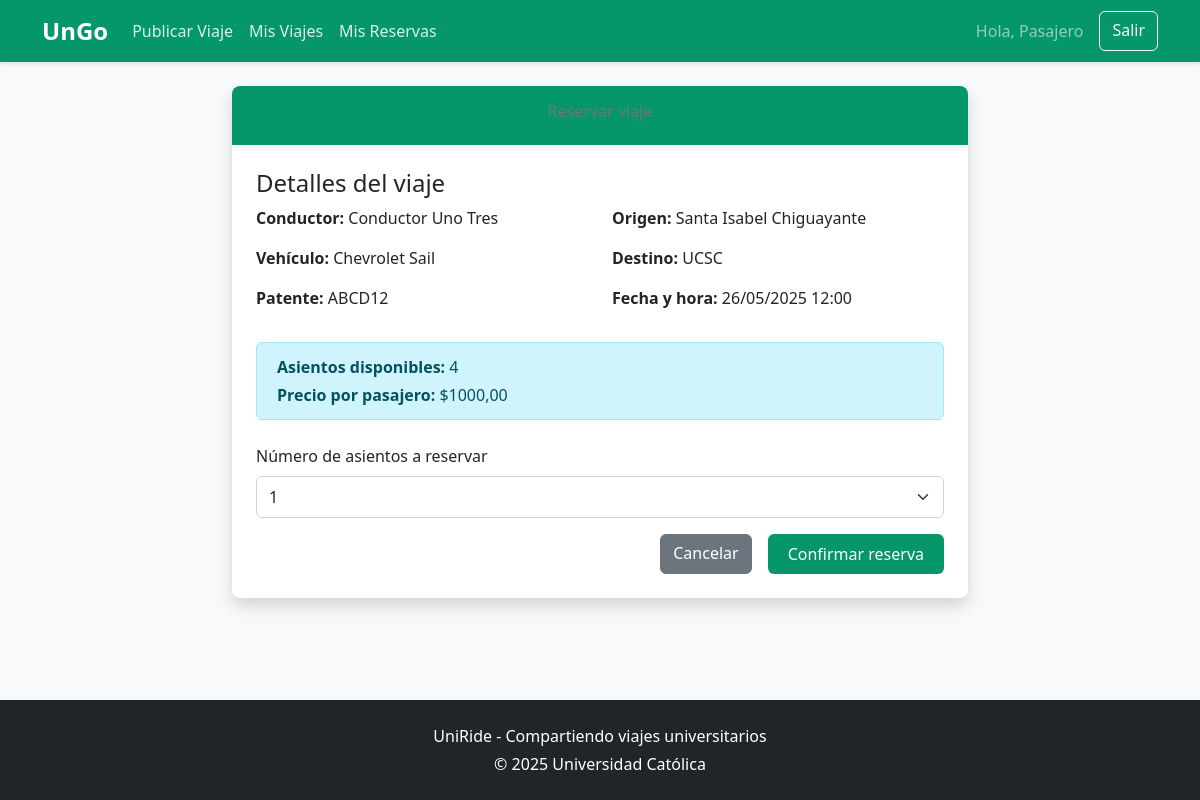
Page /reservar-viaje/1/ (signed in) on the committed database.
### core/models.py (models this page shows, shortened)
class Usuario(AbstractUser):
    TIPO_USUARIO_CHOICES = [
        ('conductor', 'Conductor'),
        ('pasajero', 'Pasajero'),
    ]
    tipo_usuario = models.CharField(max_length=10, choices=TIPO_USUARIO_CHOICES, default='pasajero')
    telefono = models.CharField(max_length=15, blank=True, null=True)
    universidad = models.CharField(max_length=100, blank=True, null=True)
    calificacion = models.FloatField(
        validators=[MinValueValidator(0.0), MaxValueValidator(5.0)],
        default=5.0
    )

class Viaje(models.Model):
    conductor = models.ForeignKey(Usuario, on_delete=models.CASCADE, related_name='viajes_conductor')
    vehiculo = models.ForeignKey(Vehiculo, on_delete=models.CASCADE, related_name='viajes')
    origen = models.CharField(max_length=255)
    destino = models.CharField(max_length=255)
    fecha_hora_salida = models.DateTimeField()
    asientos_disponibles = models.PositiveIntegerField()
    precio_por_pasajero = models.DecimalField(max_digits=10, decimal_places=2)
    descripcion = models.TextField(blank=True, null=True)
    activo = models.BooleanField(default=True)
    creado_en = models.DateTimeField(auto_now_add=True)

class Vehiculo(models.Model):
    conductor = models.ForeignKey(Usuario, on_delete=models.CASCADE, related_name='vehiculos')
    marca = models.CharField(max_length=50)
    modelo = models.CharField(max_length=50)
    año = models.PositiveIntegerField()
    patente = models.CharField(max_length=10, unique=True)
    color = models.CharField(max_length=30)
    asientos_disponibles = models.PositiveIntegerField(default=1)

### core/views.py (the view, shortened to what this page needs)
# urls.py: path('reservar-viaje/<int:viaje_id>/', views.reservar_viaje, name='reservar_viaje'),
@login_required
def reservar_viaje(request, viaje_id):
    viaje = Viaje.objects.get(id=viaje_id)
    return render(request, 'core/reservar_viaje.html', {'viaje': viaje})

### core/templates/core/reservar_viaje.html (shortened to what this page needs)
{% extends 'core/base.html' %}
{% block content %}
<div class="row justify-content-center">
    <div class="col-md-8">
        <div class="card shadow">
            <div class="card-header bg-ucsc text-white">
                <h3 class="text-center">Reservar viaje</h3>
            </div>
            <div class="card-body">
                <div class="mb-4">
                    <h4>Detalles del viaje</h4>
                    <div class="row">
                        <div class="col-md-6">
                            <p><strong>Conductor:</strong> {{ viaje.conductor.get_full_name }}</p>
                            <p><strong>Vehículo:</strong> {{ viaje.vehiculo.marca }} {{ viaje.vehiculo.modelo }}</p>
                            <p><strong>Patente:</strong> {{ viaje.vehiculo.patente }}</p>
                        </div>
                        <div class="col-md-6">
                            <p><strong>Origen:</strong> {{ viaje.origen }}</p>
                            <p><strong>Destino:</strong> {{ viaje.destino }}</p>
                            <p><strong>Fecha y hora:</strong> {{ viaje.fecha_hora_salida|date:"d/m/Y H:i" }}</p>
                        </div>
                    </div>
                    <div class="alert alert-info mt-3">
                        <p class="mb-1"><strong>Asientos disponibles:</strong> {{ viaje.asientos_disponibles }}</p>
                        <p class="mb-0"><strong>Precio por pasajero:</strong> ${{ viaje.precio_por_pasajero }}</p>
                    </div>
                </div>
                <form method="post">
                    <div class="mb-3">
                        <label for="asientos" class="form-label">Número de asientos a reservar</label>
                        <select name="asientos" id="asientos" class="form-select" required>
                            {% for i in "123456789"|make_list %}
                                {% if forloop.counter <= viaje.asientos_disponibles %}
                                    <option value="{{ forloop.counter }}">{{ forloop.counter }}</option>
                                {% endif %}
                            {% endfor %}
                        </select>
                    </div>
                    <div class="d-grid gap-2 d-md-flex justify-content-md-end">
                        <a href="{% url 'inicio' %}" class="btn btn-secondary me-md-2">Cancelar</a>
                        <button type="submit" class="btn btn-ucsc">Confirmar reserva</button>
                    </div>
                </form>
            </div>
        </div>
    </div>
</div>
{% endblock %}

### core/templates/core/base.html (shortened to what this page needs)
<!DOCTYPE html>
{% load static %}
<html lang="es">
<head>
    <link href="https://cdn.jsdelivr.net/npm/bootstrap@5.3.0/dist/css/bootstrap.min.css" rel="stylesheet">
    <link rel="stylesheet" href="{% static 'core/styles.css' %}">
    <link href="https://cdn.jsdelivr.net/npm/bootstrap@5.3.0/dist/css/bootstrap.min.css" rel="stylesheet">
    <link rel="stylesheet" href="https://cdn.jsdelivr.net/npm/bootstrap-icons@1.10.0/font/bootstrap-icons.css">
    <link rel="stylesheet" href="{% static 'core/styles.css' %}">
</head>
<body>
    <nav class="navbar navbar-expand-lg navbar-dark bg-ucsc">
        <div class="container">
            <a class="navbar-brand" href="{% url 'inicio' %}">UnGo</a>
            <div class="collapse navbar-collapse">
                <ul class="navbar-nav me-auto">
                    {% if user.is_authenticated %}
                        <li class="nav-item">
                            <a class="nav-link" href="{% url 'publicar_viaje' %}">Publicar Viaje</a>
                        </li>
                        <li class="nav-item">
                            <a class="nav-link" href="{% url 'mis_viajes' %}">Mis Viajes</a>
                        </li>
                        <li class="nav-item">
                            <a class="nav-link" href="{% url 'mis_reservas' %}">Mis Reservas</a>
                        </li>
                    {% endif %}
                </ul>
                <div class="d-flex">
                    {% if user.is_authenticated %}
                        <span class="navbar-text me-3">Hola, {{ user.first_name }}</span>
                        <a href="{% url 'logout' %}" class="btn btn-outline-light">Salir</a>
                    {% else %}
                        <a href="{% url 'login' %}" class="btn btn-outline-light me-2">Ingresar</a>
                        <a href="{% url 'registro' %}" class="btn btn-light">Registrarse</a>
                    {% endif %}
                </div>
            </div>
        </div>
    </nav>
    <main class="container my-4">
        {% block content %}{% endblock %}
    </main>
    <footer class="bg-dark text-white py-4 mt-5">
        <div class="container text-center">
            <p>UniRide - Compartiendo viajes universitarios</p>
            <p class="mb-0">© {% now "Y" %} Universidad Católica</p>
        </div>
    </footer>
</body>
</html>

### core/static/core/styles.css (style rules this page uses)
:root { --ucsc-blue: #05976a; --ucsc-dark-blue: #046a4b; --ucsc-light: #f8f9fa; --ucsc-light-gray: #e9ecef; --ucsc-text: #212529; }
h3 { font-size: 16px; color: #6c757d; }
.bg-ucsc { background-color: var(--ucsc-blue); }
.btn-ucsc { background-color: var(--ucsc-blue); color: white; }
.navbar-brand { font-weight: bold; }
body { font-family: 'Segoe UI', Tahoma, Geneva, Verdana, sans-serif; color: var(--ucsc-text); background-color: var(--ucsc-light); min-height: 100vh; display: flex; flex-direction: column; }
.container { flex: 1; }
.navbar { background-color: var(--ucsc-blue) !important; box-shadow: 0 2px 4px rgba(0, 0, 0, 0.1); }
.navbar-brand { font-weight: 700; font-size: 1.5rem; }
.navbar-nav .nav-link { color: rgba(255, 255, 255, 0.85); padding: 0.5rem 1rem; transition: color 0.3s; }
.card { border: none; border-radius: 0.5rem; box-shadow: 0 0.125rem 0.25rem rgba(0, 0, 0, 0.075); transition: transform 0.3s, box-shadow 0.3s; margin-bottom: 1.5rem; }
.card-header { border-bottom: none; border-radius: 0.5rem 0.5rem 0 0 !important; padding: 1rem 1.25rem; }
.card-body { padding: 1.5rem; }
.btn-ucsc { background-color: var(--ucsc-blue); color: white; border: none; padding: 0.5rem 1.25rem; transition: all 0.3s; }
.form-control, .form-select { border-radius: 0.375rem; padding: 0.5rem 0.75rem; border: 1px solid #ced4da; }
.alert { border-radius: 0.375rem; padding: 0.75rem 1.25rem; }
footer { background-color: var(--ucsc-dark-blue); color: white; padding: 1.5rem 0; margin-top: 3rem; }
footer p { margin-bottom: 0.25rem; }

### rows in the picture
Usuario: first_name "Pasajero"
Viaje: conductor.get_full_name "Conductor Uno Tres", vehiculo.marca "Chevrolet", vehiculo.modelo "Sail", vehiculo.patente "ABCD12", origen "Santa Isabel Chiguayante", destino "UCSC", fecha_hora_salida "26/05/2025 12:00", asientos_disponibles "4", precio_por_pasajero "1000,00", asientos "1"
